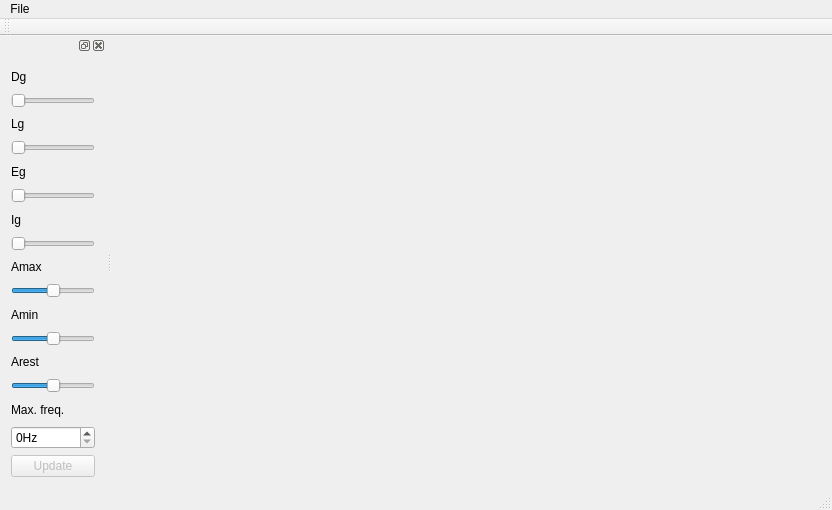
<?xml version="1.0" encoding="UTF-8"?>
<ui version="4.0">
 <class>MainWindow</class>
 <widget class="QMainWindow" name="MainWindow">
  <property name="geometry">
   <rect>
    <x>0</x>
    <y>0</y>
    <width>832</width>
    <height>510</height>
   </rect>
  </property>
  <property name="windowTitle">
   <string>MainWindow</string>
  </property>
  <widget class="QWidget" name="centralWidget">
   <layout class="QGridLayout" name="gridLayout">
    <item row="0" column="0">
     <widget class="QCustomPlot" name="customPlot" native="true">
      <property name="sizePolicy">
       <sizepolicy hsizetype="Preferred" vsizetype="Preferred">
        <horstretch>0</horstretch>
        <verstretch>0</verstretch>
       </sizepolicy>
      </property>
     </widget>
    </item>
   </layout>
  </widget>
  <widget class="QMenuBar" name="menuBar">
   <property name="geometry">
    <rect>
     <x>0</x>
     <y>0</y>
     <width>832</width>
     <height>23</height>
    </rect>
   </property>
   <widget class="QMenu" name="menuFile">
    <property name="title">
     <string>File</string>
    </property>
    <addaction name="actionOpen"/>
   </widget>
   <addaction name="menuFile"/>
  </widget>
  <widget class="QToolBar" name="mainToolBar">
   <attribute name="toolBarArea">
    <enum>TopToolBarArea</enum>
   </attribute>
   <attribute name="toolBarBreak">
    <bool>false</bool>
   </attribute>
  </widget>
  <widget class="QStatusBar" name="statusBar"/>
  <widget class="QDockWidget" name="dockWidget">
   <attribute name="dockWidgetArea">
    <number>1</number>
   </attribute>
   <widget class="QWidget" name="dockWidgetContents">
    <layout class="QGridLayout" name="gridLayout_2">
     <item row="0" column="0">
      <layout class="QVBoxLayout" name="verticalLayout">
       <item>
        <widget class="QLabel" name="Dg_label">
         <property name="text">
          <string>Dg</string>
         </property>
        </widget>
       </item>
       <item>
        <widget class="QSlider" name="Dg_slider">
         <property name="maximum">
          <number>300</number>
         </property>
         <property name="pageStep">
          <number>10</number>
         </property>
         <property name="orientation">
          <enum>Qt::Horizontal</enum>
         </property>
        </widget>
       </item>
       <item>
        <widget class="QLabel" name="Lg_label">
         <property name="text">
          <string>Lg</string>
         </property>
        </widget>
       </item>
       <item>
        <widget class="QSlider" name="Lg_slider">
         <property name="maximum">
          <number>300</number>
         </property>
         <property name="orientation">
          <enum>Qt::Horizontal</enum>
         </property>
        </widget>
       </item>
       <item>
        <widget class="QLabel" name="Eg_label">
         <property name="text">
          <string>Eg</string>
         </property>
        </widget>
       </item>
       <item>
        <widget class="QSlider" name="Eg_slider">
         <property name="maximum">
          <number>100</number>
         </property>
         <property name="orientation">
          <enum>Qt::Horizontal</enum>
         </property>
        </widget>
       </item>
       <item>
        <widget class="QLabel" name="Ig_label">
         <property name="text">
          <string>Ig</string>
         </property>
        </widget>
       </item>
       <item>
        <widget class="QSlider" name="Ig_slider">
         <property name="maximum">
          <number>100</number>
         </property>
         <property name="orientation">
          <enum>Qt::Horizontal</enum>
         </property>
        </widget>
       </item>
       <item>
        <widget class="QLabel" name="Amax_label">
         <property name="text">
          <string>Amax</string>
         </property>
        </widget>
       </item>
       <item>
        <widget class="QSlider" name="Amax_slider">
         <property name="minimum">
          <number>-200</number>
         </property>
         <property name="maximum">
          <number>200</number>
         </property>
         <property name="tracking">
          <bool>true</bool>
         </property>
         <property name="orientation">
          <enum>Qt::Horizontal</enum>
         </property>
        </widget>
       </item>
       <item>
        <widget class="QLabel" name="Amin_label">
         <property name="text">
          <string>Amin</string>
         </property>
        </widget>
       </item>
       <item>
        <widget class="QSlider" name="Amin_slider">
         <property name="minimum">
          <number>-200</number>
         </property>
         <property name="maximum">
          <number>200</number>
         </property>
         <property name="orientation">
          <enum>Qt::Horizontal</enum>
         </property>
         <property name="invertedAppearance">
          <bool>false</bool>
         </property>
         <property name="invertedControls">
          <bool>false</bool>
         </property>
        </widget>
       </item>
       <item>
        <widget class="QLabel" name="Arest_label">
         <property name="text">
          <string>Arest</string>
         </property>
        </widget>
       </item>
       <item>
        <widget class="QSlider" name="Arest_slider">
         <property name="minimum">
          <number>-200</number>
         </property>
         <property name="maximum">
          <number>200</number>
         </property>
         <property name="orientation">
          <enum>Qt::Horizontal</enum>
         </property>
        </widget>
       </item>
       <item>
        <widget class="QLabel" name="MaxFreq_label">
         <property name="text">
          <string>Max. freq.</string>
         </property>
        </widget>
       </item>
       <item>
        <widget class="QSpinBox" name="spinBox">
         <property name="suffix">
          <string>Hz</string>
         </property>
         <property name="maximum">
          <number>300000</number>
         </property>
        </widget>
       </item>
       <item>
        <widget class="QPushButton" name="runButton">
         <property name="enabled">
          <bool>false</bool>
         </property>
         <property name="toolTip">
          <string>You must first load an experiment</string>
         </property>
         <property name="text">
          <string>Update</string>
         </property>
        </widget>
       </item>
      </layout>
     </item>
    </layout>
   </widget>
  </widget>
  <action name="actionOpen">
   <property name="text">
    <string>Open...</string>
   </property>
  </action>
 </widget>
 <layoutdefault spacing="6" margin="11"/>
 <customwidgets>
  <customwidget>
   <class>QCustomPlot</class>
   <extends>QWidget</extends>
   <header>qcustomplot.h</header>
   <container>1</container>
  </customwidget>
 </customwidgets>
 <resources/>
 <connections/>
</ui>
